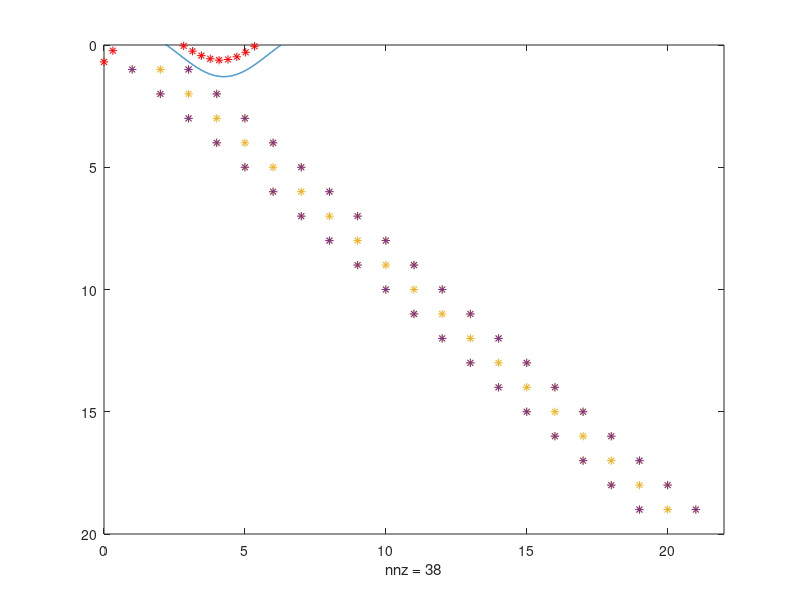

The MATLAB script that drew this image:
N = 20;
h = (2*pi)/N;

testv = ones(4, 1);
diagonal = ones(N,1);
zerov = zeros(N,1);
% Create B Matrix
trib = [-1*diagonal, zerov, (diagonal)];
B = full(spdiags(trib, [0, 1, 2], N-1, N+1));

% Create A matrix
diagonal2s = -2*diagonal;
tridiagonal = [diagonal, diagonal2s, diagonal];
A = full(spdiags(tridiagonal, [0, 1, 2], N-1, N+1));

% Equation
test = ( ( ((N^2)/(4*(pi^2)))*A ) + ( (N/(8*pi))*B ) );
nodez = 0+h:h:(2*pi)-h;
y = sin(nodez);
nodez = nodez';
y = y';
why = test\y;

% Plotting
grid = 0:0.01:2*pi;
plot(grid, 0.4*(1-cos(grid))-0.8*sin(grid), 'LineWidth', 1);
hold on;
plot(0:h:2*pi, why, '*', 'Color', 'r');

spy(A);
spy(B);